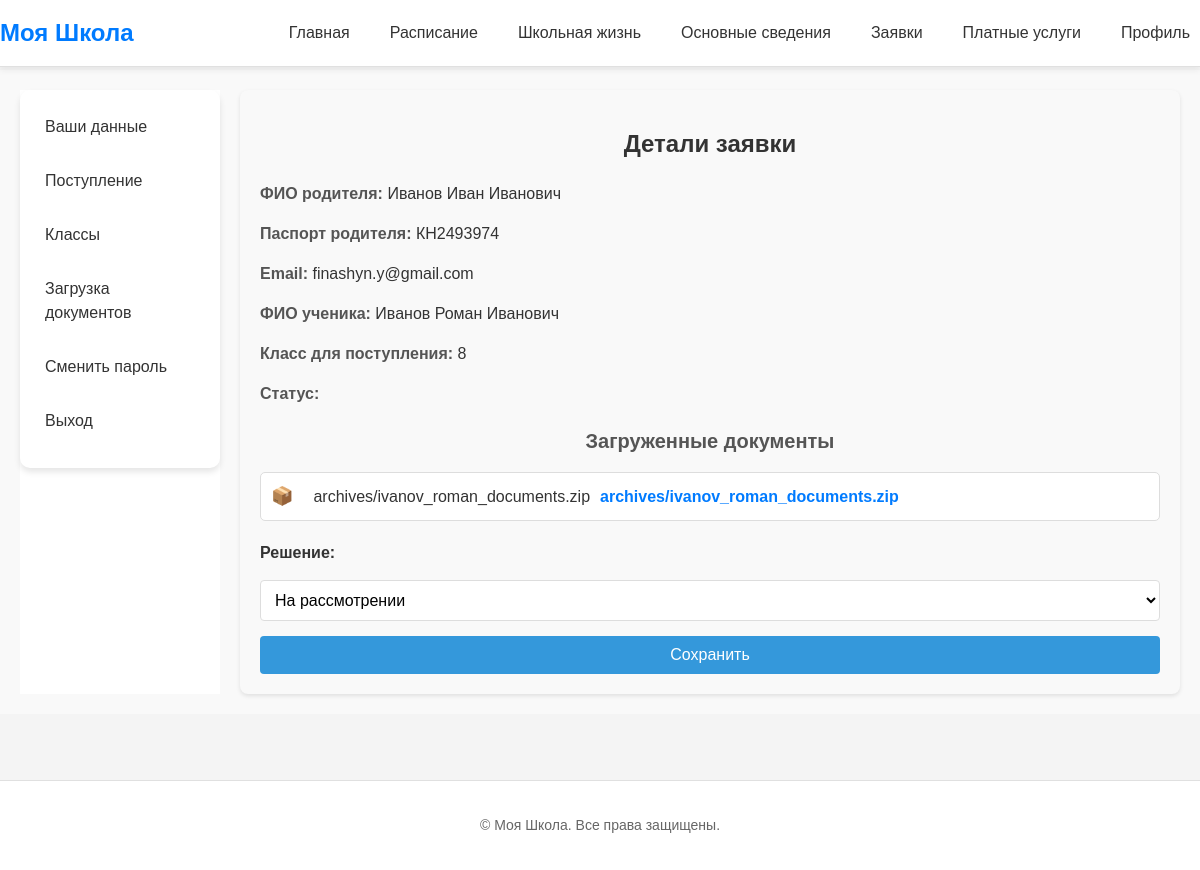
Page /profile/admissions/11/ (signed in) on the committed database.
### school/models.py (models this page shows)
class AdmissionRequest(models.Model):
    APPROVED_CHOICES = [
        ('no', 'Нет'),
        ('yes', 'Да'),
    ]
    parent_full_name = models.CharField(max_length=255, verbose_name="ФИО родителя")
    parent_passport = models.CharField(
        max_length=50,
        verbose_name="Паспорт родителя",
        blank=True,
        null=True
    )
    parent_id_number = models.CharField(
        max_length=50,
        verbose_name="ИН родителя",
        blank=True,
        null=True
    )
    parent_email = models.EmailField(verbose_name="Email родителя или ученика", null=True)
    last_name = models.CharField(max_length=255, verbose_name="Фамилия ученика", null=True)
    first_name = models.CharField(max_length=255, verbose_name="Имя ученика", null=True)
    patronymic = models.CharField(max_length=255, verbose_name="Отчество ученика", null=True)
    student_passport = models.CharField(
        max_length=50,
        verbose_name="Паспорт ученика",
        blank=True,
        null=True
    )
    student_id_number = models.CharField(
        max_length=50,
        verbose_name="ИН ученика",
        blank=True,
        null=True
    )
    grade_applied = models.CharField(max_length=10, verbose_name="Класс для поступления")
    submission_date = models.DateTimeField(auto_now_add=True, verbose_name="Дата подачи")
    is_approved = models.CharField(max_length=10, choices=APPROVED_CHOICES, verbose_name="Подтверждение")
    user = models.OneToOneField(User, on_delete=models.CASCADE, blank=True, null=True, verbose_name="Пользователь")

class DocumentArchive(models.Model):
    user = models.ForeignKey('auth.User', on_delete=models.CASCADE, verbose_name='Пользователь')
    archive = models.FileField(upload_to='archives/', verbose_name='Архив документов')
    created_at = models.DateTimeField(auto_now_add=True, verbose_name='Дата создания')

### school/views.py (the view, shortened to what this page needs)
# urls.py: path('profile/admissions/<int:pk>/', views.admission_request_detail, name='admission_request_detail'),
@login_required
def admission_request_detail(request, pk):
    role = access_role(request)[1]
    admission_request = get_object_or_404(AdmissionRequest, pk=pk)
    uploaded_files = DocumentArchive.objects.filter(user=admission_request.user)
    return render(request, 'profile/admission_request_detail.html', {
        'admission_request': admission_request,
        'uploaded_files': uploaded_files,
        'role': role
    })

### school/views.py (called while the page is built)
def access_role(request):
    if request.user.groups.filter(name='Teachers').exists():
        profile = Teacher.objects.get(user=request.user)
        role = 'Teacher'
    elif request.user.groups.filter(name='Directors').exists():
        profile = Teacher.objects.get(user=request.user)
        role = 'Director'
    elif request.user.groups.filter(name='Managements').exists():
        profile = Teacher.objects.get(user=request.user)
        role = 'Management'
    elif request.user.groups.filter(name='Students').exists():
        profile = Student.objects.get(user=request.user)
        role = 'Student'
    else:
        profile = AdmissionRequest.objects.get(user=request.user)
        role = 'Guest'
    return profile, role

### templates/profile/admission_request_detail.html (shortened to what this page needs)
{% extends 'index.html' %}
{% load static %}
{% block extra_css %}
<link rel="stylesheet" href="{% static 'css/profile.css' %}">
{% endblock %}
{% block content %}
    <div class="profile-container">
        {% include 'profile/profile_menu.html' %}
        <div class="admission-content-detail">
            <h1>Детали заявки</h1>
            <p><strong>ФИО родителя:</strong> {{ admission_request.parent_full_name }}</p>
            <p><strong>Паспорт родителя:</strong> {{ admission_request.parent_passport }}</p>
            <p><strong>Email:</strong> {{ admission_request.parent_email }}</p>
            <p><strong>ФИО
                ученика:</strong> {{ admission_request.last_name }} {{ admission_request.first_name }} {{ admission_request.patronymic }}
            </p>
            <p><strong>Класс для поступления:</strong> {{ admission_request.grade_applied }}</p>
            <p><strong>Статус:</strong> {{ admission_request.get_is_approved_display }}</p>
            <h2>Загруженные документы</h2>
            <ul>
                {% for archive in uploaded_files %}
                    <li class="file-item">
                        <span class="file-icon">📦</span>
                        {{ archive.archive.name }}
                        <a href="{% url 'download_archive' archive.id %}" class="download-link">
                            {{ archive.archive.name }}
                        </a>
                    </li>
                {% empty %}
                    <li class="file-item no-files">Нет загруженных архивов.</li>
                {% endfor %}
            </ul>
            <form method="post">
                <label for="is_approved">Решение:</label>
                <select name="is_approved" id="is_approved">
                    <option value="pending" {% if admission_request.is_approved == 'pending' %}selected{% endif %}>На
                        рассмотрении
                    </option>
                </select>
                <button type="submit" class="admission-detail-button">Сохранить</button>
            </form>
        </div>
    </div>
{% endblock %}

### static/css/styles.css (style rules this page uses)
body { display: flex; flex-direction: column; min-height: 100vh; margin: 0; font-family: 'Arial', sans-serif; font-size: 16px; line-height: 1.5; color: #333; background-color: #f4f4f4; }
h2 { font-size: 1.2rem; margin-bottom: 5px; text-align: center; color: #555; }
body { padding-top: 70px; }

### static/css/profile.css (style rules this page uses)
.profile-container { display: flex; gap: 20px; padding: 20px; background-color: #f9f9f9; font-family: 'Arial', sans-serif; }
.file-item { display: flex; align-items: center; gap: 10px; padding: 10px; background-color: #fff; border: 1px solid #ddd; border-radius: 5px; margin-bottom: 10px; font-size: 16px; color: #555; }
.file-item .file-icon { font-size: 20px; }
.admission-content-detail { flex: 1; background-color: #f9f9f9; padding: 20px; border-radius: 8px; box-shadow: 0 2px 4px rgba(0, 0, 0, 0.1); font-family: Arial, sans-serif; }
.admission-content-detail h1 { font-size: 24px; margin-bottom: 20px; text-align: center; color: #333; }
.admission-content-detail h2 { font-size: 20px; margin-top: 20px; color: #555; }
.admission-content-detail p { font-size: 16px; margin-bottom: 10px; color: #333; }
.admission-content-detail p strong { color: #555; }
ul { list-style: none; padding: 0; }
.file-item { display: flex; align-items: center; margin-bottom: 10px; font-size: 16px; color: #333; }
.file-item .file-icon { margin-right: 10px; font-size: 18px; color: #3498db; }
form { margin-top: 20px; display: flex; flex-direction: column; gap: 15px; }
label { font-size: 16px; color: #333; font-weight: bold; }
select { padding: 10px; font-size: 16px; border: 1px solid #ddd; border-radius: 4px; background-color: #fff; cursor: pointer; }
.admission-detail-button[type="submit"] { padding: 10px 15px; font-size: 16px; border: none; border-radius: 4px; background-color: #3498db; color: white; cursor: pointer; transition: background-color 0.3s; }
.download-link { color: #007bff; text-decoration: none; font-weight: bold; }

### rows in the picture
AdmissionRequest: parent_full_name "Иванов Иван Иванович", parent_passport "КН2493974", parent_email "finashyn.y@gmail.com", last_name "Иванов", first_name "Роман", patronymic "Иванович", grade_applied "8"
DocumentArchive: archive.name "archives/ivanov_roman_documents.zip"
